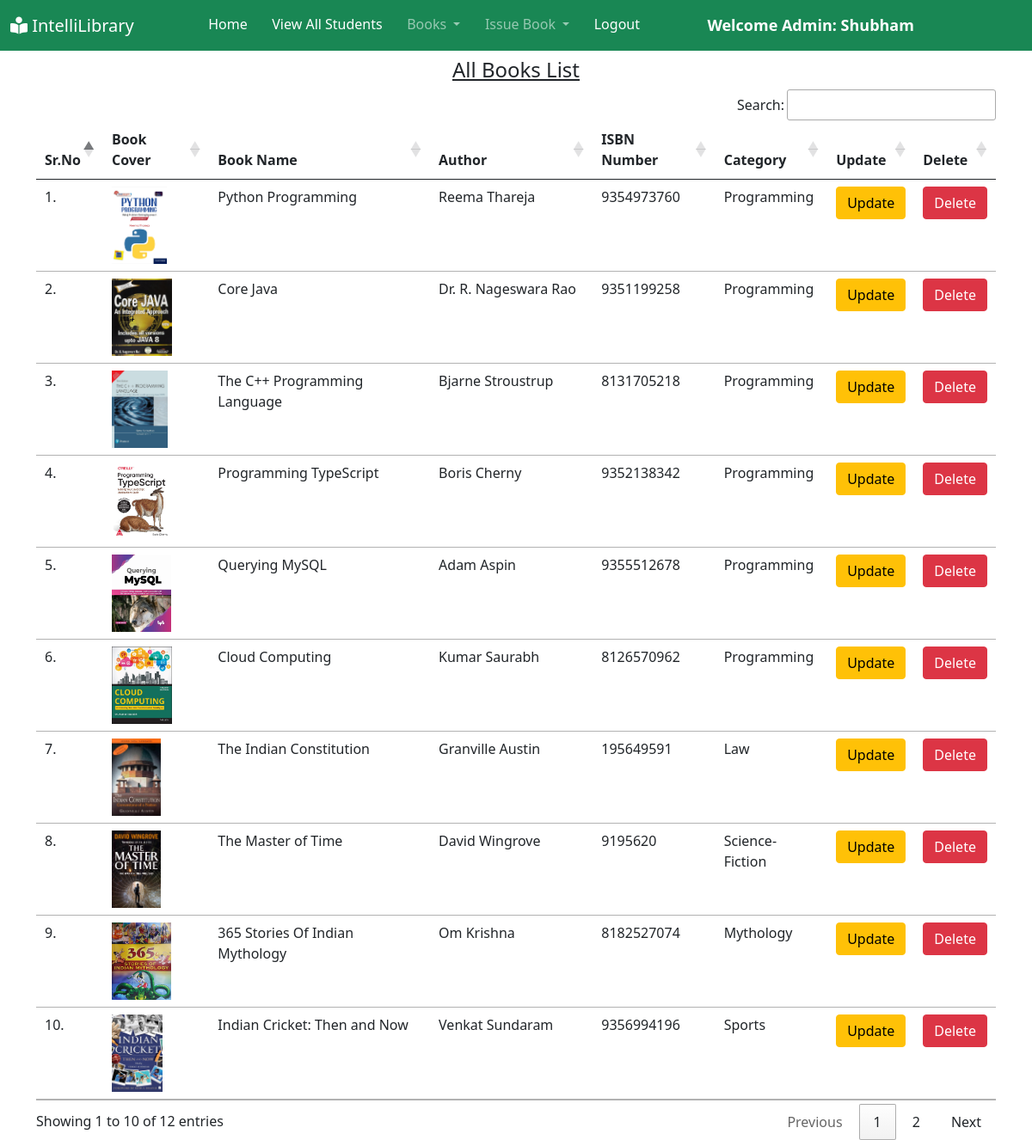
Page /view_books/ (signed in) on the earlier database version.
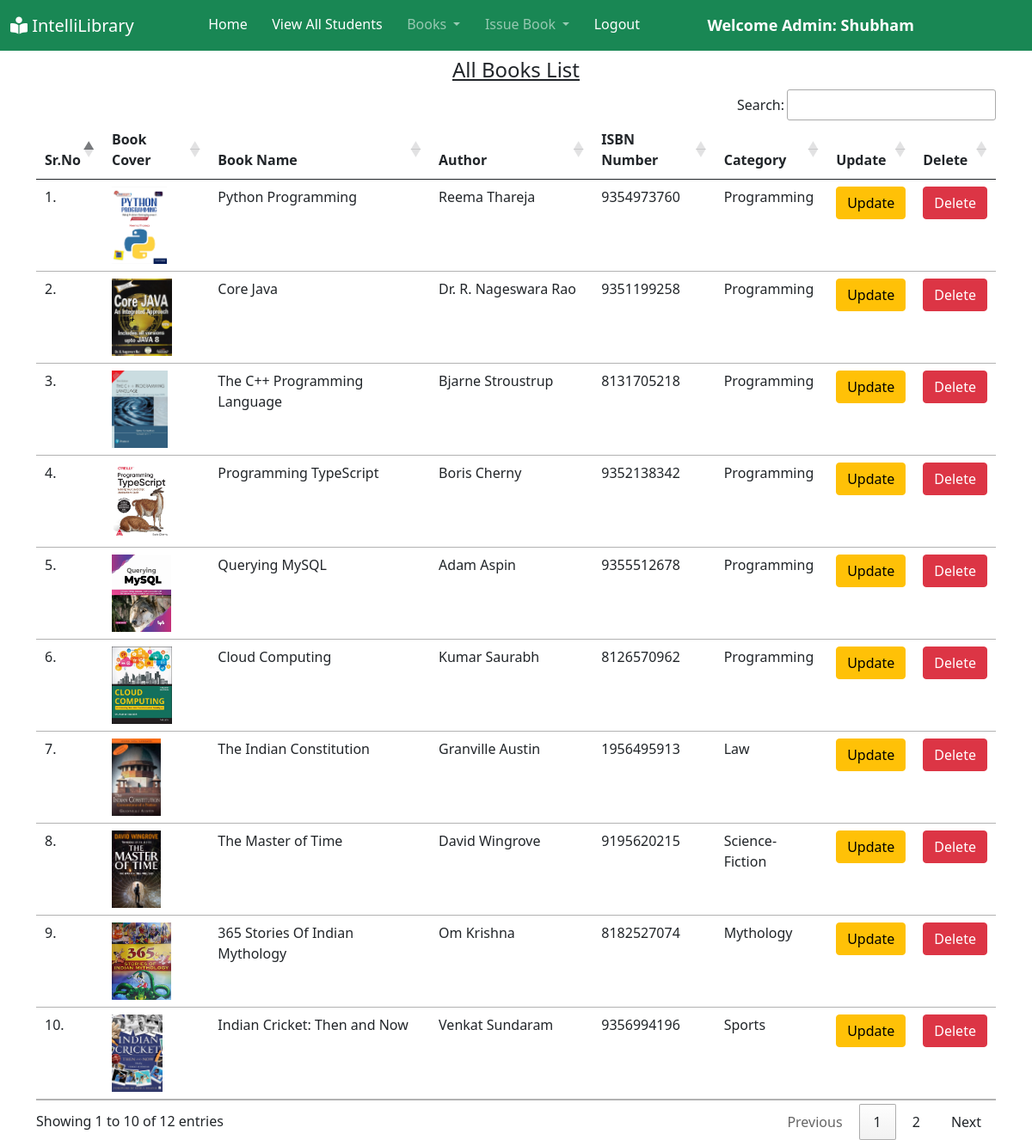
Same page on the later database version.
### library/models.py (models this page shows, shortened)
class Book(models.Model):
    cover = models.ImageField(upload_to="",blank=True)
    name = models.CharField(max_length=200)
    author = models.CharField(max_length=200)
    isbn = models.PositiveIntegerField()
    category = models.CharField(max_length=50)

### library/views.py (the view)
# urls.py: path('view_books/',views.view_books,name='view_books'),
@login_required(login_url = '/admin_login')
def view_books(request):
    books = Book.objects.all()
    return render(request,"view_books.html",{'books':books})

### library/templates/view_books.html (shortened to what this page needs)
{% extends 'admin_navbar.html' %}
{% load static %}
{% block body %}
<div class="container mt-2">
  <h4 class="text-center"><u>All Books List</u></h4>
  <table class="table table-hover" id="example">
    <thead>
      <tr>
        <th>Sr.No</th>
        <th>Book Cover</th>
        <th>Book Name</th>
        <th>Author</th>
        <th>ISBN Number</th>
        <th>Category</th>
        <th>Update</th>
        <th>Delete</th>
      </tr>
    </thead>
    <tbody>
      {% for book in books %}
      <tr>
        <td>{{forloop.counter}}.</td>
        <td><img src="{{book.cover.url}}" alt="no image" height="90px" /></td>
        <td>{{book.name}}</td>
        <td>{{book.author}}</td>
        <td>{{book.isbn}}</td>
        <td>{{book.category}}</td>
        <td>
          <a href="/book_update/{{book.id}}" class="btn btn-warning">Update</a>
        </td>
        <td>
          <a
            href="/delete_book/{{book.id}}/"
            class="btn btn-danger"
            onclick="return confirm('Are you sure you want to delete this book?')"
            >Delete</a
          >
        </td>
      </tr>
      {% endfor %}
    </tbody>
  </table>
</div>
{% endblock %}

### library/templates/admin_navbar.html (shortened to what this page needs)
{% load static %}
<!DOCTYPE html>
<html lang="en">
  <head>
    <link
      href="https://cdn.jsdelivr.net/npm/bootstrap@5.1.0/dist/css/bootstrap.min.css"
      rel="stylesheet"
    />
    <link
      rel="stylesheet"
      href="https://cdnjs.cloudflare.com/ajax/libs/font-awesome/6.5.2/css/all.min.css"
    />
    <link
      rel="stylesheet"
      href="https://cdn.datatables.net/1.10.25/css/jquery.dataTables.min.css"
    />
    <link
      rel="stylesheet"
      href="https://cdn.datatables.net/buttons/1.7.1/css/buttons.dataTables.min.css"
    />
  </head>
  <body>
    <nav class="navbar navbar-expand-lg navbar-dark bg-success">
      <div class="container-fluid">
        <a class="navbar-brand" href="#"
          ><i class="fa-solid fa-book-open-reader"></i> IntelliLibrary</a
        >
        <div class="collapse navbar-collapse" id="navbarSupportedContent">
          <ul class="navbar-nav me-auto mb-2 mb-lg-0">
            <li class="nav-item">
              <a class="nav-link active" aria-current="page" href="/adminhome/"
                >Home</a
              >
            </li>
            <li class="nav-item">
              <a
                class="nav-link active"
                aria-current="page"
                href="/view_students/"
                >View All Students</a
              >
            </li>
            <li class="nav-item dropdown">
              <a
                class="nav-link dropdown-toggle"
                href="#"
                id="navbarDropdown"
                role="button"
                data-bs-toggle="dropdown"
                aria-expanded="false"
              >
                Books
              </a>
            </li>
            <li class="nav-item dropdown">
              <a
                class="nav-link dropdown-toggle"
                href="#"
                id="navbarDropdown"
                role="button"
                data-bs-toggle="dropdown"
                aria-expanded="false"
              >
                Issue Book
              </a>
            </li>
            <li class="nav-item">
              <a class="nav-link active" aria-current="page" href="/logout/"
                >Logout</a
              >
            </li>
            <li class="nav-item">
              <a
                style="
                  font-weight: 600;
                  font-family: 'Segoe UI', Tahoma, Geneva, Verdana, sans-serif;
                  font-size: large;
                "
                class="nav-link active"
                href="#"
                >Welcome Admin: {{request.user}}</a
              >
            </li>
          </ul>
        </div>
      </div>
    </nav>
    {% block body %} {% endblock %}
  </body>
</html>

Differences in the rows shown:
changed Book "The Indian Constitution": isbn "195649591" → "1956495913"
changed Book "The Master of Time": isbn "9195620" → "9195620215"
